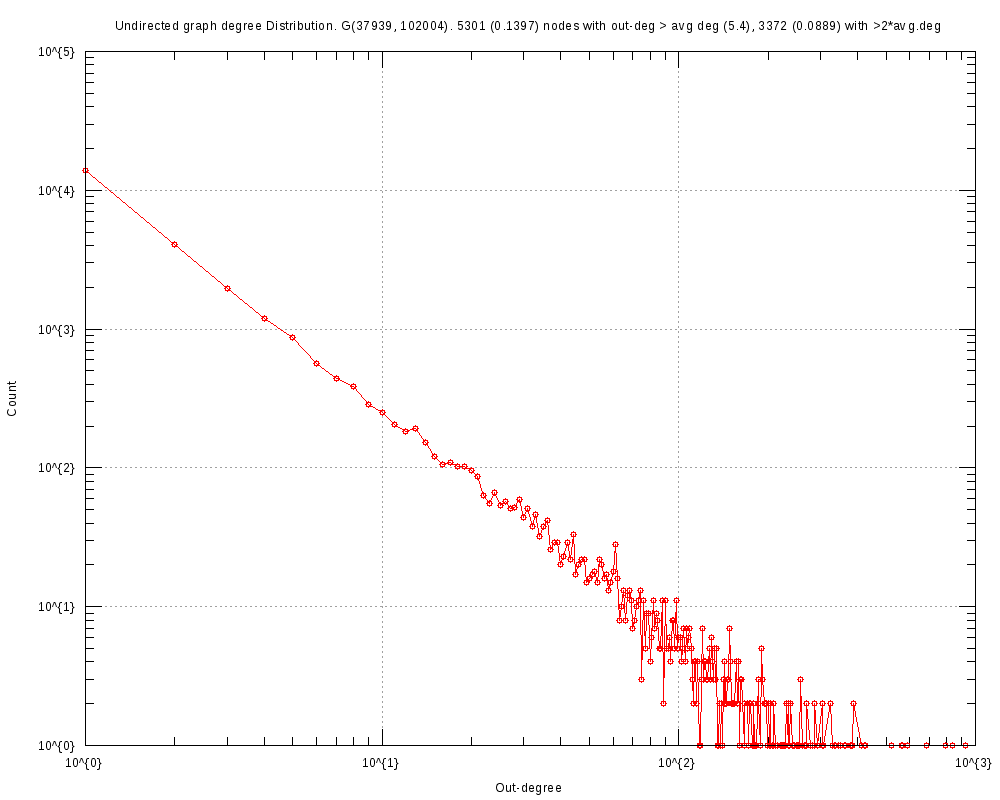

Write the gnuplot code that produced this figure.
#
# Undirected graph degree Distribution. G(37939, 102004). 5301 (0.1397) nodes with out-deg > avg deg (5.4), 3372 (0.0889) with >2*avg.deg (Mon Sep  9 03:50:55 2019)
#

set title "Undirected graph degree Distribution. G(37939, 102004). 5301 (0.1397) nodes with out-deg > avg deg (5.4), 3372 (0.0889) with >2*avg.deg"
set key bottom right
set logscale xy 10
set format x "10^{%L}"
set mxtics 10
set format y "10^{%L}"
set mytics 10
set grid
set xlabel "Out-degree"
set ylabel "Count"
set tics scale 2
set terminal png font arial 10 size 1000,800
set output 'outDeg.soc-Epinions1-subgraph.png'
plot 	"outDeg.soc-Epinions1-subgraph.tab" using 1:2 title "" with linespoints pt 6
